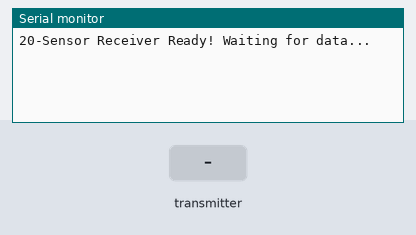
Recording of a sketch running on a simulated ESP32. On the bench: the last lines printed to the serial monitor. The inputs (shaded band) are chosen by the test bench.

Above: at 2.3 s.
2.4 s: the transmitter starts sending sensors.0 = 0
At 2.71 s:
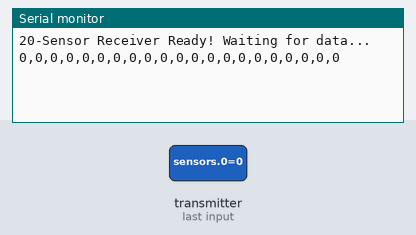
4.4 s: the transmitter starts sending sensors.1 = 1024
At 4.71 s:
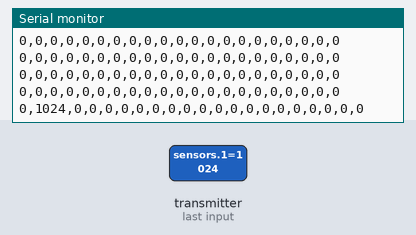
5.9 s: the transmitter starts sending sensors.2 = 1024
At 6.21 s:
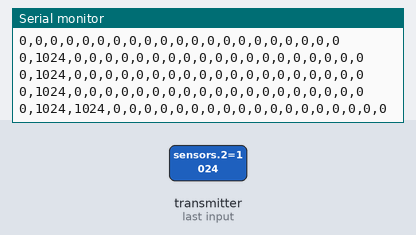
7.4 s: the transmitter starts sending sensors.3 = 1024
At 7.71 s:
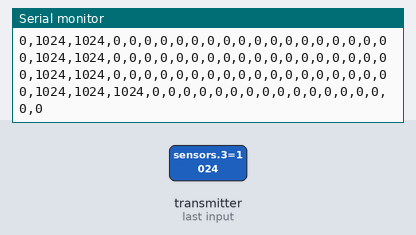
8.9 s: the transmitter starts sending sensors.4 = 1024
At 9.21 s:
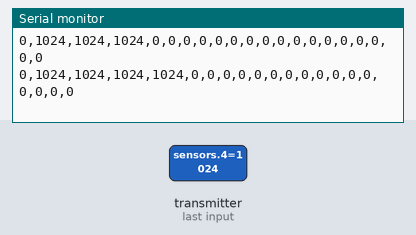
10.4 s: the transmitter starts sending sensors.5 = 1024
At 10.71 s:
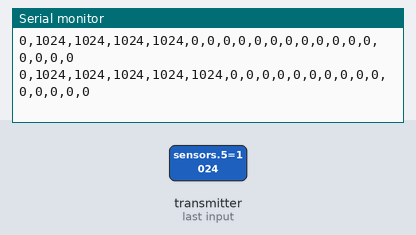

The sketch:

Receiver_20_Sensors.ino
```cpp
#include <esp_now.h>
#include <WiFi.h>
#include <esp_wifi.h>

// Must match Sender exactly (84 bytes)
typedef struct struct_message {
  int32_t sensors[20];
  uint32_t timestamp;
} struct_message;

struct_message myData;

// Callback function that will be executed when data is received
void OnDataRecv(const esp_now_recv_info_t * mac, const uint8_t *incomingData, int len) {
  memcpy(&myData, incomingData, sizeof(myData));

  // We use a loop to cleanly print all 20 sensors as a CSV string
  for(int i = 0; i < 20; i++) {
    Serial.print(myData.sensors[i]);
    Serial.print(",");
  }

  // At the end of the 20 variables, print the timestamp and move to a new line
  Serial.println(myData.timestamp);
}

void setup() {
  Serial.begin(115200);
  delay(1000);

  WiFi.mode(WIFI_STA);
  delay(100);

  esp_wifi_set_channel(1, WIFI_SECOND_CHAN_NONE);

  if (esp_now_init() != ESP_OK) {
    Serial.println("Error initializing ESP-NOW");
    return;
  }

  esp_now_register_recv_cb(OnDataRecv);

  Serial.println("20-Sensor Receiver Ready! Waiting for data...");
}

void loop() {
  delay(500);
}
```

Measured:
- after the input at 2.4 s, the serial monitor: prints a new line at once (image 1)
- after the input at 4.4 s, the serial monitor: prints a new line at once (image 2)
- after the input at 5.9 s, the serial monitor: prints a new line at once (image 3)
- after the input at 7.4 s, the serial monitor: prints a new line at once (image 4)
- after the input at 8.9 s, the serial monitor: prints a new line at once (image 5)
- after the input at 10.4 s, the serial monitor: prints a new line at once (image 6)
